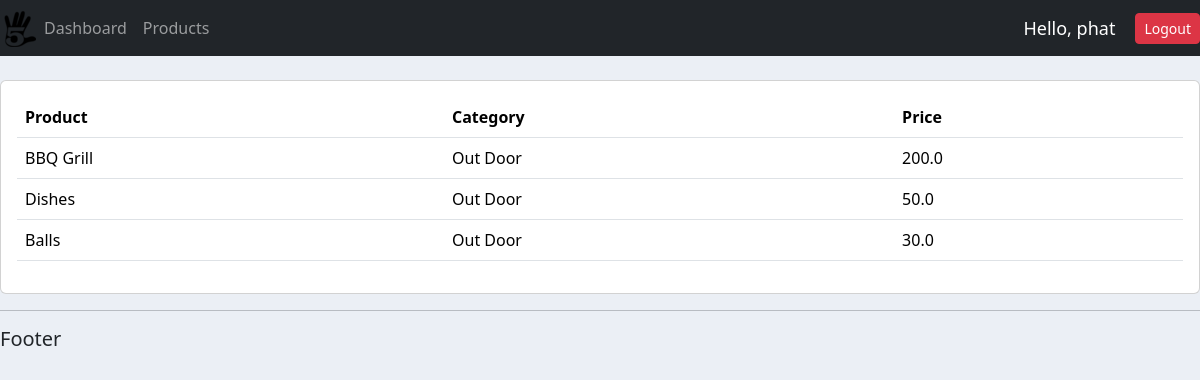
Screenshot of /products/ (signed in) with the database file from the repository.
### accounts/models.py (models this page shows, shortened)
class Product(models.Model):
    CATEGORY = (
        ('Indoor', 'Indoor'),
        ('Out Door', 'Out Door'),
    )
    name = models.CharField(max_length=200, null=True)
    price = models.FloatField(null=True)
    category = models.CharField(max_length=200, null=True, choices=CATEGORY)
    description = models.CharField(max_length=200, null=True, blank=True)
    date_created = models.DateTimeField(auto_now_add=True, null=True)
    tags = models.ManyToManyField(Tag)

### accounts/decorators.py (the view)
        def wrapper_func(request, *args, **kwargs):
            group = None
            if request.user.groups.exists():
                group = request.user.groups.all()[0].name
            if group in allowed_roles:
                    return view_func(request, *args, **kwargs)
            else:
                return HttpResponse('You are not authorized to view this page')

### accounts/views.py (called while the page is built)
@login_required(login_url='login')
@allowed_user(allowed_roles=['admin'])
def products(request):
    products = Product.objects.all()
    return render(request, 'accounts/products.html', {'products': products})

### accounts/templates/accounts/products.html
{% extends 'accounts/main.html'%}
{% block content %}
<br>
    <div class="row">
        <div class="col-md">
            <div class="card card-body">
                <table class="table">
                    <tr>
                        <th>Product</th>
                        <th>Category</th>
                        <th>Price</th>
                    </tr>
                    {% for i in products%}
                        <tr>
                        <td>{{i.name}}</td>
                        <td>{{i.category}}</td>
                        <td>{{i.price}}</td>
                        </tr>
                    {% endfor %}
                </table>
            </div>
        </div>
    </div>
{% endblock %}

### accounts/templates/accounts/navbar.html (shortened to what this page needs)
{% load static %}
<nav class="navbar navbar-expand-lg navbar-dark bg-dark">
  <img src="{% static 'images/logo.png' %}" style="width: 3vw; min-width: 3px;" >
  <div class="collapse navbar-collapse" id="navbarSupportedContent">
    <ul class="navbar-nav mr-auto">
      {% if request.user.is_staff%}
      <li class="nav-item active">
        <a href="{% url 'home' %}" class="nav-link">Dashboard</a>
      </li>
      <li class="nav-item">
        <a href="{% url 'products' %}" class="nav-link">Products</a>
      </li>
      {% else %}
      <li class="nav-item">
        <a href="{% url 'account' %}" class="nav-link">Settings</a>
      </li>
      {% endif %}
    </ul>
  </div>
  <span class="hello-msg">Hello, {{request.user}}</span>
  <span><a class="btn btn-sm btn-danger" href="{% url 'logout' %}">Logout</a></span>
</nav>

### static/css/main.css (style rules this page uses)
body { background-color: #ebeff5; }

### accounts/templates/accounts/navbar.html (style rules this page uses)
.hello-msg { font-size: 18px; color: #fff; margin-right: 20px; }

### rows the page displays
Product: name "BBQ Grill", category "Out Door", price "200.0"
Product: name "Dishes", category "Out Door", price "50.0"
Product: name "Balls", category "Out Door", price "30.0"

### other values shown
{{ request.user }} "phat"
